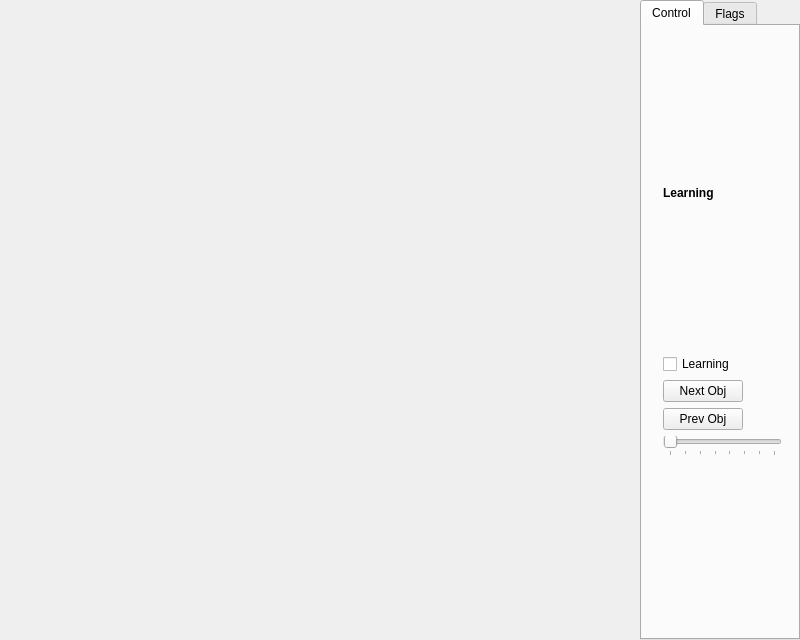
<?xml version="1.0" encoding="UTF-8"?>
<ui version="4.0">
 <class>MainWindow</class>
 <widget class="QMainWindow" name="MainWindow">
  <property name="geometry">
   <rect>
    <x>0</x>
    <y>0</y>
    <width>800</width>
    <height>640</height>
   </rect>
  </property>
  <property name="sizePolicy">
   <sizepolicy hsizetype="MinimumExpanding" vsizetype="MinimumExpanding">
    <horstretch>0</horstretch>
    <verstretch>0</verstretch>
   </sizepolicy>
  </property>
  <property name="minimumSize">
   <size>
    <width>800</width>
    <height>640</height>
   </size>
  </property>
  <property name="windowTitle">
   <string>Example for tracking 2 Objects</string>
  </property>
  <property name="dockNestingEnabled">
   <bool>false</bool>
  </property>
  <property name="dockOptions">
   <set>QMainWindow::AnimatedDocks|QMainWindow::VerticalTabs</set>
  </property>
  <widget class="QWidget" name="centralWidget">
   <property name="sizePolicy">
    <sizepolicy hsizetype="Expanding" vsizetype="Expanding">
     <horstretch>0</horstretch>
     <verstretch>0</verstretch>
    </sizepolicy>
   </property>
   <widget class="GLWidget" name="mpGLWidget" native="true">
    <property name="geometry">
     <rect>
      <x>0</x>
      <y>0</y>
      <width>640</width>
      <height>480</height>
     </rect>
    </property>
    <property name="sizePolicy">
     <sizepolicy hsizetype="Minimum" vsizetype="Minimum">
      <horstretch>0</horstretch>
      <verstretch>0</verstretch>
     </sizepolicy>
    </property>
    <property name="minimumSize">
     <size>
      <width>320</width>
      <height>240</height>
     </size>
    </property>
   </widget>
   <widget class="QTabWidget" name="mpTabWidget">
    <property name="geometry">
     <rect>
      <x>640</x>
      <y>0</y>
      <width>160</width>
      <height>640</height>
     </rect>
    </property>
    <property name="currentIndex">
     <number>0</number>
    </property>
    <widget class="QWidget" name="Control">
     <attribute name="title">
      <string>Control</string>
     </attribute>
     <widget class="QWidget" name="layoutWidget">
      <property name="geometry">
       <rect>
        <x>10</x>
        <y>0</y>
        <width>141</width>
        <height>441</height>
       </rect>
      </property>
      <layout class="QVBoxLayout" name="verticalLayout_5">
       <item>
        <widget class="QLabel" name="label2">
         <property name="sizePolicy">
          <sizepolicy hsizetype="Minimum" vsizetype="Preferred">
           <horstretch>0</horstretch>
           <verstretch>0</verstretch>
          </sizepolicy>
         </property>
         <property name="font">
          <font>
           <weight>75</weight>
           <bold>true</bold>
          </font>
         </property>
         <property name="text">
          <string>Learning</string>
         </property>
        </widget>
       </item>
       <item>
       <widget class="QCheckBox" name="mpIsLearnCheckBox">
          <property name="text">
           <string>Learning</string>
          </property>
         </widget>
       </item>
       <item>
        <widget class="QPushButton" name="mpNextObjButton">
         <property name="sizePolicy">
          <sizepolicy hsizetype="Fixed" vsizetype="Fixed">
           <horstretch>0</horstretch>
           <verstretch>0</verstretch>
          </sizepolicy>
         </property>
         <property name="text">
          <string>Next Obj</string>
         </property>
        </widget>
       </item>
       <item>
        <widget class="QPushButton" name="mpPrevObjButton">
         <property name="sizePolicy">
          <sizepolicy hsizetype="Fixed" vsizetype="Fixed">
           <horstretch>0</horstretch>
           <verstretch>0</verstretch>
          </sizepolicy>
         </property>
         <property name="text">
          <string>Prev Obj</string>
         </property>
        </widget>
       </item>
       <item>
        <widget class="QSlider" name="fpsSlider">
         <property name="minimumSize">
          <size>
           <width>0</width>
           <height>0</height>
          </size>
         </property>
         <property name="minimum">
          <number>1</number>
         </property>
         <property name="maximum">
          <number>15</number>
         </property>
         <property name="orientation">
          <enum>Qt::Horizontal</enum>
         </property>
         <property name="tickPosition">
          <enum>QSlider::TicksBelow</enum>
         </property>
         <property name="tickInterval">
          <number>2</number>
         </property>
        </widget>
       </item>
      
      </layout>
     </widget>
    </widget>
    <widget class="QWidget" name="Flags">
     <attribute name="title">
      <string>Flags</string>
     </attribute>
     <widget class="QGroupBox" name="groupBox_4">
      <property name="geometry">
       <rect>
        <x>0</x>
        <y>10</y>
        <width>151</width>
        <height>151</height>
       </rect>
      </property>
      <property name="title">
       <string>Image</string>
      </property>
      <widget class="QWidget" name="layoutWidget_3">
       <property name="geometry">
        <rect>
         <x>1</x>
         <y>20</y>
         <width>169</width>
         <height>108</height>
        </rect>
       </property>
       <layout class="QVBoxLayout" name="verticalLayout">
        <item>
         <widget class="QCheckBox" name="mpShowMessagesCheckBox">
          <property name="text">
           <string>Show Messages (M)</string>
          </property>
          <property name="checked">
           <bool>true</bool>
          </property>
         </widget>
        </item>
        <item>
         <widget class="QCheckBox" name="mpShowEdgesCheckBox">
          <property name="text">
           <string>Show Edges (E)</string>
          </property>
         </widget>
        </item>
       </layout>
      </widget>
     </widget>
     <widget class="QGroupBox" name="groupBox_5">
      <property name="geometry">
       <rect>
        <x>0</x>
        <y>150</y>
        <width>161</width>
        <height>101</height>
       </rect>
      </property>
      <property name="title">
       <string>Draw (Edge Tracker)</string>
      </property>
     </widget>
    </widget>
   </widget>
  </widget>
 </widget>
 <layoutdefault spacing="6" margin="11"/>
 <customwidgets>
  <customwidget>
   <class>GLWidget</class>
   <extends>QWidget</extends>
   <header>GLWidget.h</header>
  </customwidget>
 </customwidgets>
 <resources/>
 <connections/>
</ui>
